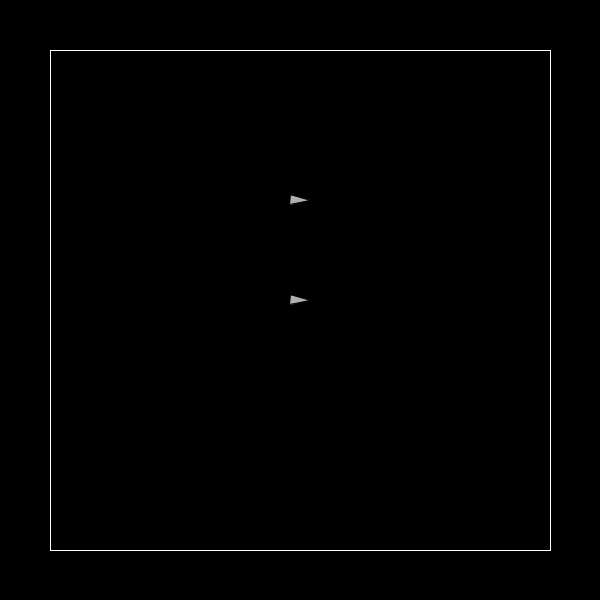
Frame 1 (no input)
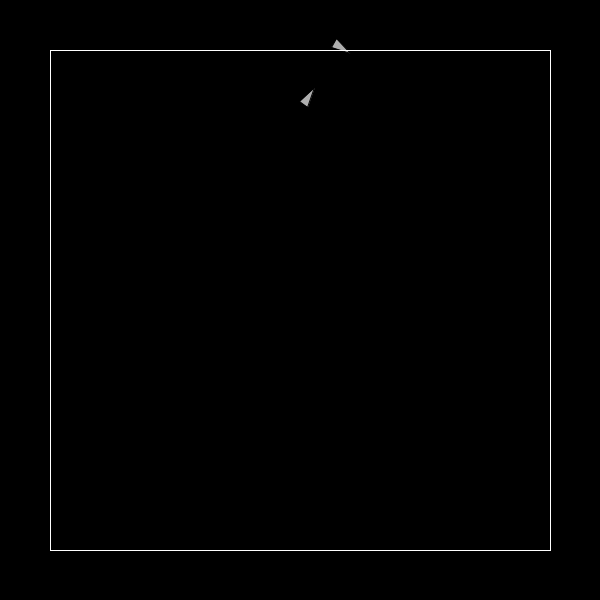
Frame 60 (the mouse pressed at the canvas centre just before this capture)
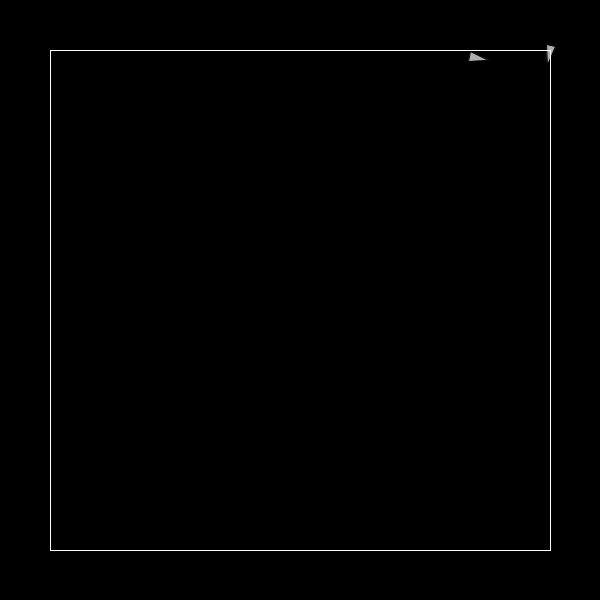
Frame 120 (the mouse held since frame 60 and released just before this capture)

The Processing sketch that drew these frames (run headless with seeded random() and noise(); from frame 60 on, the mouse is pressed at the canvas centre):

// Processing sketch: ChaseEvade
// ── ChaseEvade.pde
Mover chaser;
Mover evader;
float d=50;
void setup() {
 size(600,600); 
  chaser=new Mover(new PVector(300,300),1);
  evader=new Mover(new PVector(300,200),-1);
}

void draw() {
  background(0);
  chaser.show();
  evader.show();
  chaser.update();
  evader.update();
  noFill();
  stroke(255);
  
  rect(d,d,abs(d-(width-d)),abs(d-(height-d)));
  PVector steerC=chaser.ChaseorEvade(evader);
  
  PVector steerE=evader.ChaseorEvade(chaser);
  PVector steerBC=chaser.border();
  PVector steerBE=evader.border();
  steerC.mult(2);
  steerE.mult(2);
  steerBC.mult(4);
  steerBE.mult(4);
  chaser.applyForce(steerC);
  chaser.applyForce(steerBC);
  evader.applyForce(steerE);
  evader.applyForce(steerBE);
}
// ── Mover.pde
class Mover {
  PVector loc;
  PVector vel;
  PVector acc;
  float r=5;
  PVector mouse=new PVector (mouseX,mouseY);
  int definer;
  float maxspeed=4,maxforce=0.9;
  Mover(PVector l,int value) {
    loc=l.copy();
    definer=value;
    acc=new PVector(0,0);
    vel=new PVector(0,0);
    
  } 
  void show() {
    float angle=vel.heading()+PI/2;
    fill(255,175);
    stroke(0);
    pushMatrix();
    translate(loc.x,loc.y);
    rotate(angle);
    beginShape();
    vertex(0,-r*2);
    vertex(-r,r*2);
    vertex(r,r*2);
    endShape(CLOSE);
    popMatrix();
    
  } 
  void update( ) {
    vel.add(acc);
   
    vel.limit(maxspeed);
    loc.add(vel);
    acc.mult(0);
    
  }
  void applyForce(PVector f) {
    acc.add(f);
    
  } 
  PVector ChaseorEvade(Mover m) {
    PVector desired=PVector.sub(m.loc,loc);
    float d=desired.mag();
    desired.normalize();
    if(d<100) {
      desired.mult(map(d,0,100,0,maxspeed));
     
    } 
    else {
      desired.mult(maxspeed);
      
    } 
    PVector steer=PVector.sub(desired,vel);
    steer.limit(maxforce);
    steer.mult(definer);
    
    return steer;
    
  } 
  PVector border() {
    PVector desired=null;
    if(loc.x<d) {
      desired=new PVector(maxspeed,vel.y);
      
    } 
    else if(loc.x>width-d) {
      desired=new PVector(-maxspeed,vel.y);
      
      
    } 
    if(loc.y<d) {
      desired=new PVector(vel.y,maxspeed);
      
    }
    else if(loc.y>height-d) {
      desired=new PVector(vel.y,-maxspeed);
      
    } 
    if(desired!=null) {
      desired.normalize();
      desired.mult(maxspeed);
      PVector steer=PVector.sub(desired,vel);
      steer.limit(maxforce);
      return steer;
      
    } 
    else {
      return new PVector(0,0);
    } 
    
  } 
  
} 
